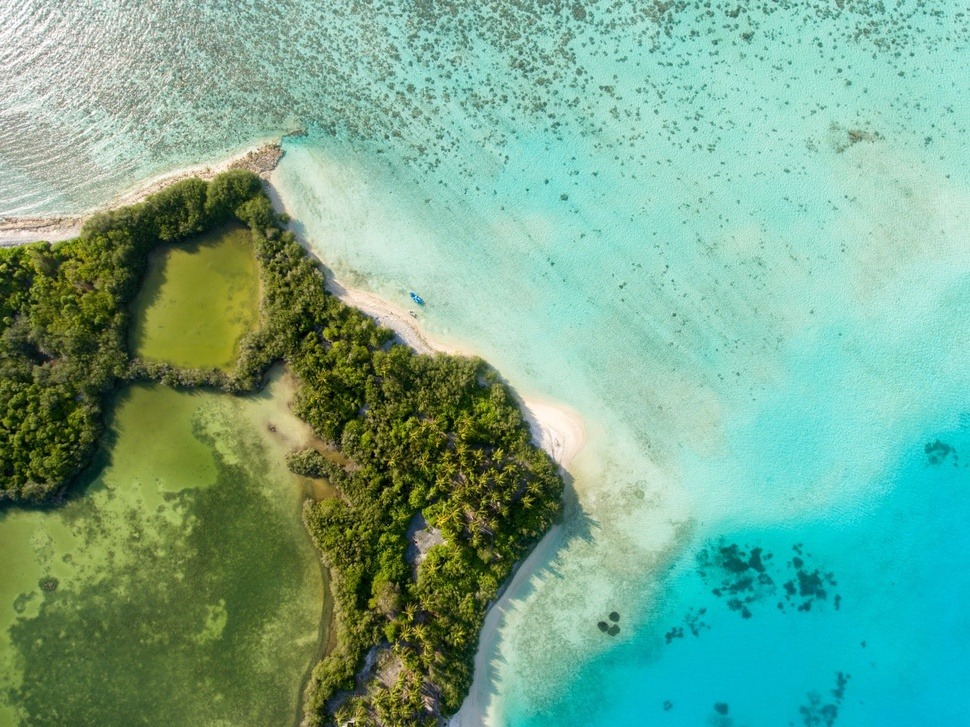
#> input picture 1_NPWZVvTqyEBQr8rBmsbm2g.jpeg, 970 x 727 px, shrunk from 1400 x 1049 before the run
$ python image_segmentation.py
#> lines starting #> are read from the running program, lines starting #| are printed output that depends on the picture
# -*- coding: utf-8 -*-
"""Image_Segmentation.ipynb

Automatically generated by Colaboratory.

Original file is located at
    https://colab.research.google.com/drive/184npTcKA8dGRlcuYZZ6W58KassuNrgWe
"""

from google.colab import files

uploaded = files.upload()
#> the answer given: 1_NPWZVvTqyEBQr8rBmsbm2g.jpeg

for fn in uploaded.keys():
  print('User uploaded file "{name}" with length {length} bytes'.format(
      name=fn, length=len(uploaded[fn])))

import numpy as np
import matplotlib.pyplot as plt
import cv2
get_ipython().run_line_magic('matplotlib', 'inline')

image = cv2.imread('1_NPWZVvTqyEBQr8rBmsbm2g.jpeg')
#> image is the input picture: shape (727, 970, 3); mean B, G, R 140.4, 168.1, 116.4
plt.figure(figsize=(20,10))
plt.imshow(image)

image = cv2.cvtColor(image, cv2.COLOR_BGR2RGB)
plt.figure(figsize=(20,10))
plt.imshow(image)

gray = cv2.cvtColor(image, cv2.COLOR_RGB2GRAY)
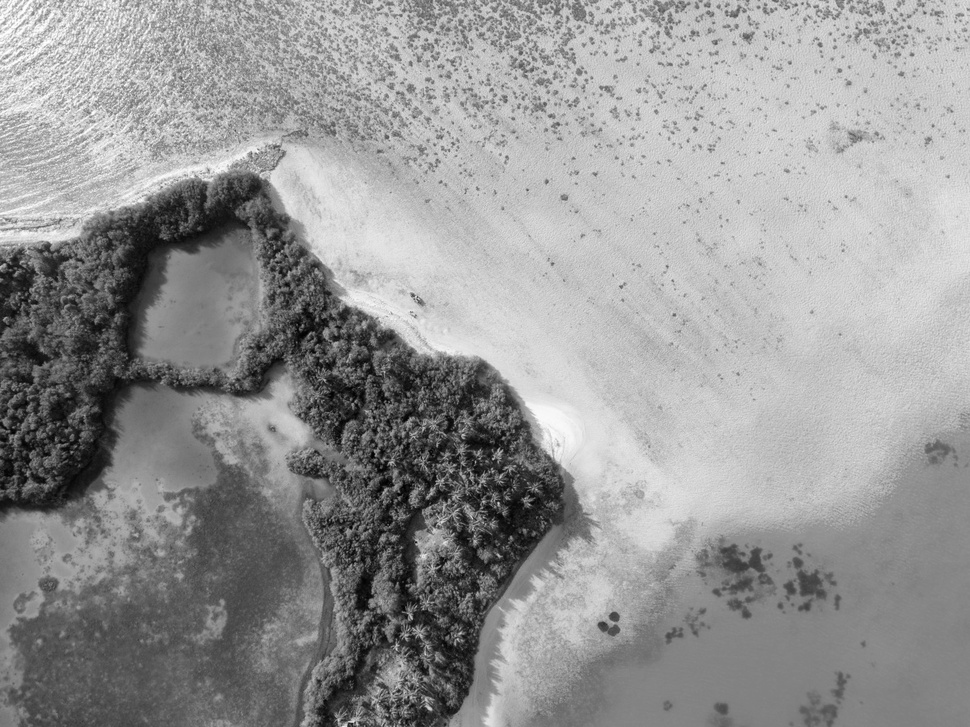
#> gray: shape (727, 970); min 1, max 255, mean 149.5
plt.figure(figsize=(20,10))
plt.imshow(gray)

lower = 160
upper = 270

edges = cv2.Canny(gray, lower, upper)
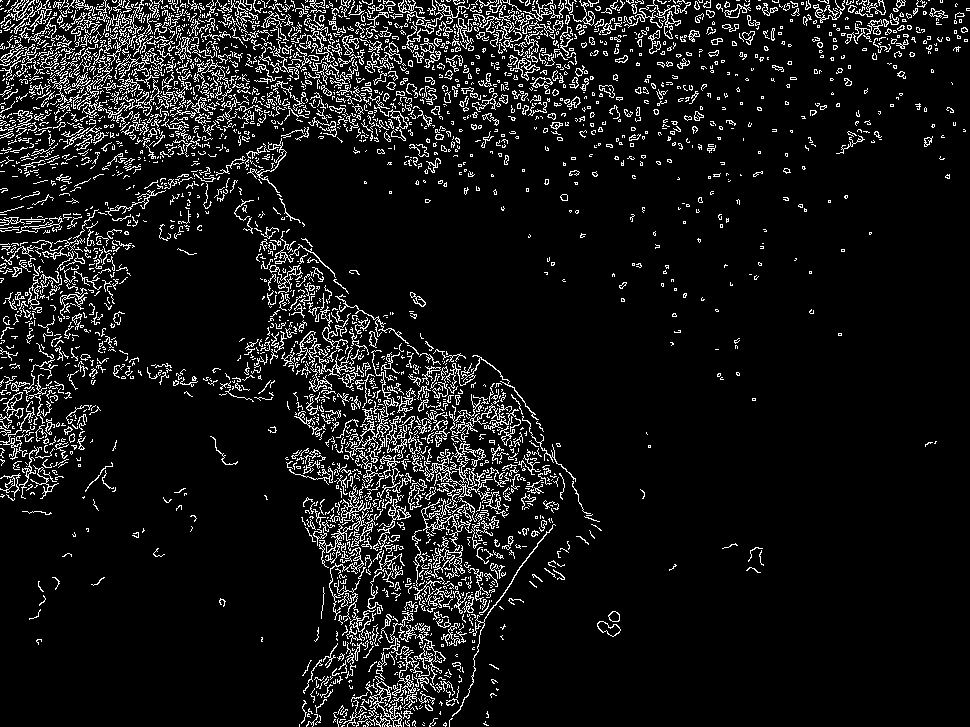
#> edges: shape (727, 970); 8.8% white in thin lines or dots

plt.figure(figsize=(20,10))
plt.imshow(edges, cmap='gray')

pixel_vals = image.reshape((-1,3))
pixel_vals = np.float32(pixel_vals)

criteria = (cv2.TERM_CRITERIA_EPS + cv2.TERM_CRITERIA_MAX_ITER, 200, 0.2)
k = 7
retval, labels, centers = cv2.kmeans(pixel_vals, k, None, criteria, 10, cv2.cv2.KMEANS_PP_CENTERS)
#> retval = 563299554.6; centers = [[150.1, 217.4, 200.8], [133.5, 142.8, 63.8], [32.68, 46.02, 15.94], [5.26, 183.7, 194.9], [196.5, 220, 200.7], [130.5, 167.9, 147.7], [82.05, 97.97, 43.97]]
centers = np.uint8(centers)
#> centers = [[150, 217, 200], [133, 142, 63], [32, 46, 15], [5, 183, 194], [196, 219, 200], [130, 167, 147], [82, 97, 43]]
segmented_data = centers[labels.flatten()]
segmented_image = segmented_data.reshape((image.shape))
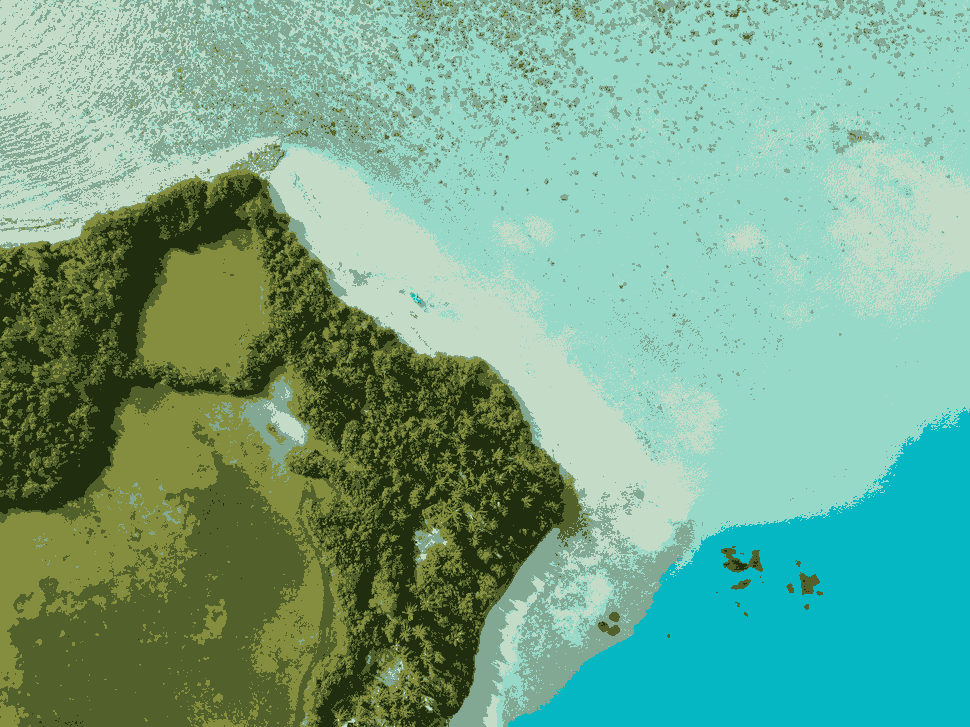
#> segmented_image: shape (727, 970, 3); mean R, G, B 116.1, 167.4, 139.6
labels_reshape = labels.reshape(image.shape[0], image.shape[1])
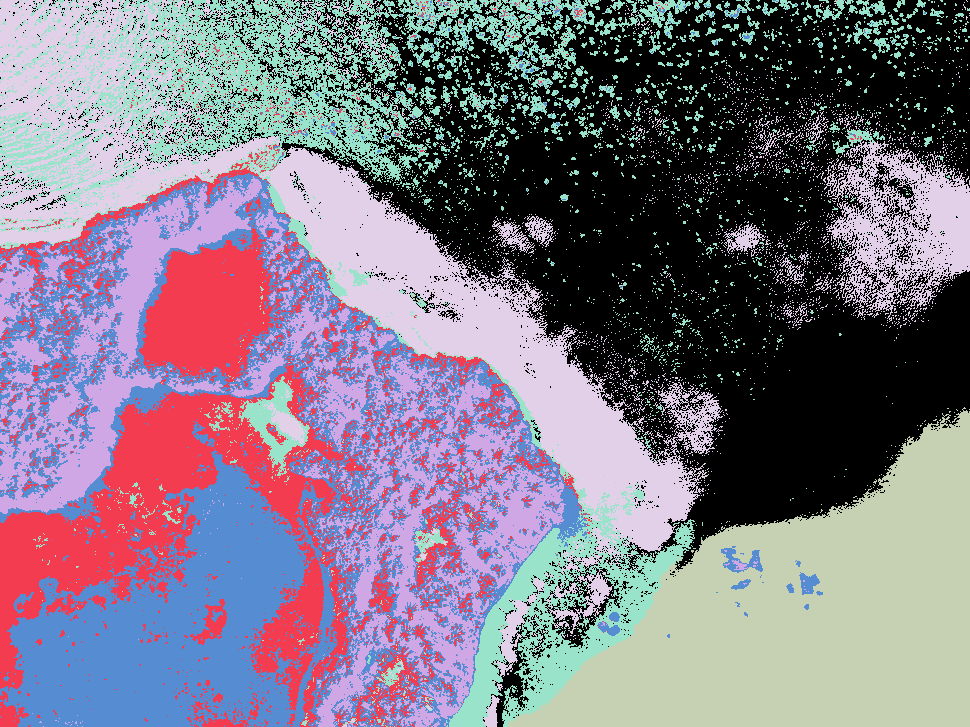
#> labels_reshape: shape (727, 970) int32; 7 distinct labels, from 0 to 6; one colour per label, 0 black
plt.figure(figsize=(20,10))
plt.imshow(segmented_image)

plt.figure(figsize=(20,10))
plt.imshow(labels_reshape==0, cmap='gray')

cluster = 0
masked_image = np.copy(image)
masked_image[labels_reshape == cluster] = [0, 255, 0]
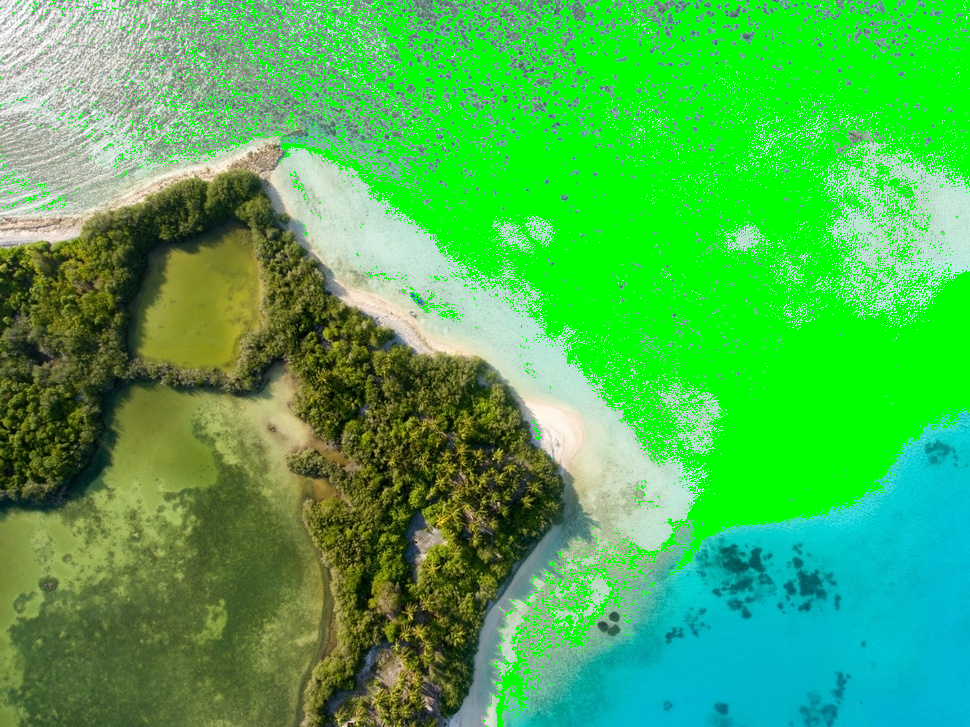
#> masked_image: shape (727, 970, 3); mean R, G, B 72.2, 179.1, 81.2
plt.figure(figsize=(20,10))
plt.imshow(masked_image)

cluster = 1
masked_image = np.copy(image)
masked_image[labels_reshape == cluster] = [128, 0, 128]
plt.figure(figsize=(20,10))
plt.imshow(masked_image)

cluster = 2
masked_image = np.copy(image)
masked_image[labels_reshape == cluster] = [0, 0, 255]
plt.figure(figsize=(20,10))
plt.imshow(masked_image)

cluster = 3
masked_image = np.copy(image)
masked_image[labels_reshape == cluster] = [0, 0, 255]
plt.figure(figsize=(20,10))
plt.imshow(masked_image)

cluster = 4
masked_image = np.copy(image)
masked_image[labels_reshape == cluster] = [128, 0, 128]
plt.figure(figsize=(20,10))
plt.imshow(masked_image)

cluster = 5
masked_image = np.copy(image)
masked_image[labels_reshape == cluster] = [128, 0, 128]
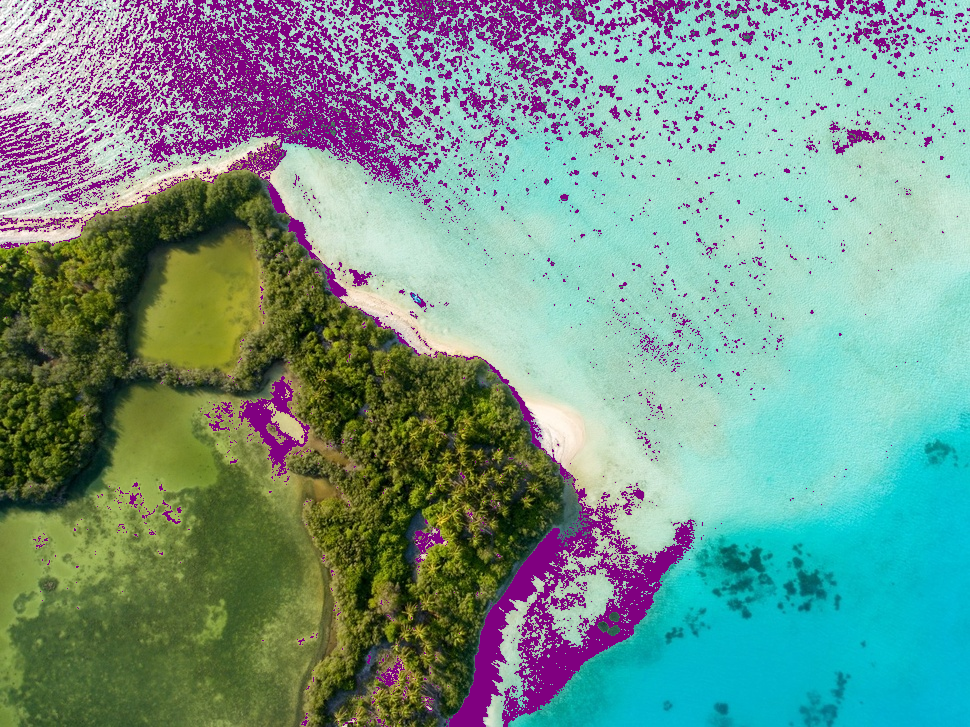
#> masked_image: shape (727, 970, 3); mean R, G, B 116.1, 149.8, 138.3
plt.figure(figsize=(20,10))
plt.imshow(masked_image)
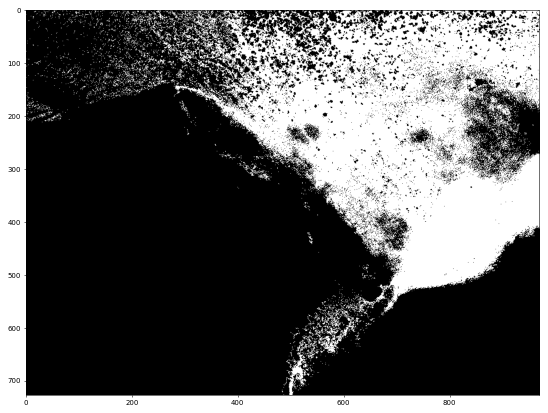
#> figure drawn by matplotlib, 1 panel
